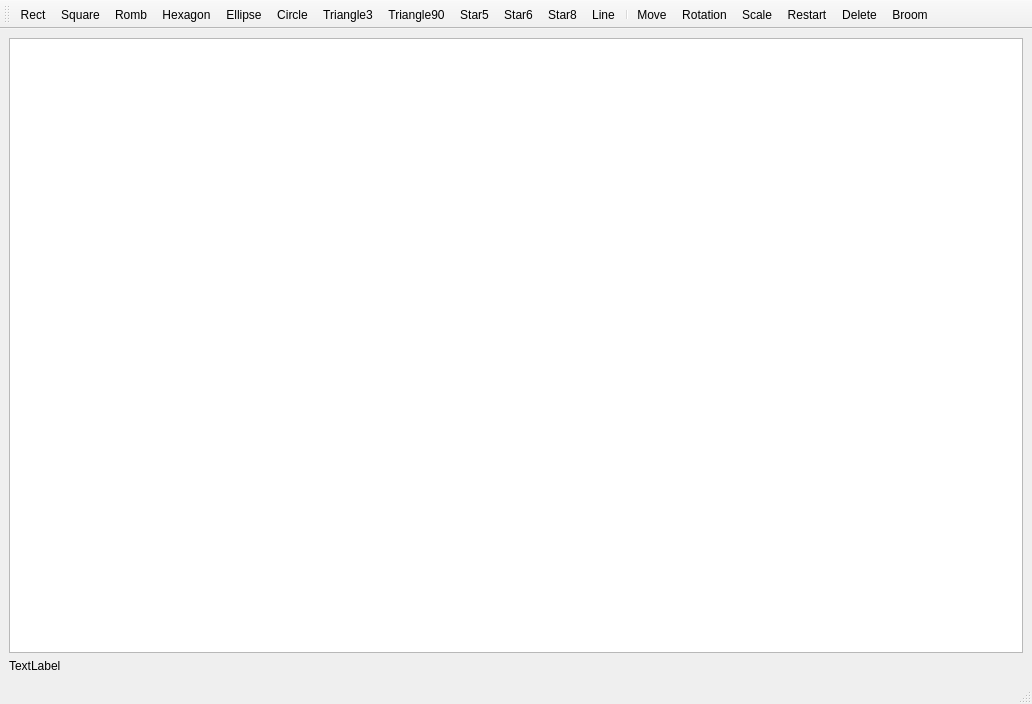
<?xml version="1.0" encoding="UTF-8"?>
<ui version="4.0">
 <class>MainWindow</class>
 <widget class="QMainWindow" name="MainWindow">
  <property name="geometry">
   <rect>
    <x>0</x>
    <y>0</y>
    <width>1032</width>
    <height>704</height>
   </rect>
  </property>
  <property name="windowTitle">
   <string>Paint</string>
  </property>
  <property name="windowIcon">
   <iconset>
    <normaloff>img/1708699880134.ico</normaloff>img/1708699880134.ico</iconset>
  </property>
  <property name="unifiedTitleAndToolBarOnMac">
   <bool>false</bool>
  </property>
  <widget class="QWidget" name="centralwidget">
   <layout class="QGridLayout" name="gridLayout">
    <item row="0" column="0">
     <widget class="QGraphicsView" name="graphicsView"/>
    </item>
    <item row="1" column="0">
     <widget class="QLabel" name="label">
      <property name="text">
       <string>TextLabel</string>
      </property>
     </widget>
    </item>
   </layout>
  </widget>
  <widget class="QStatusBar" name="statusbar"/>
  <widget class="QToolBar" name="toolBar">
   <property name="windowTitle">
    <string>toolBar</string>
   </property>
   <attribute name="toolBarArea">
    <enum>TopToolBarArea</enum>
   </attribute>
   <attribute name="toolBarBreak">
    <bool>false</bool>
   </attribute>
   <addaction name="actionRect"/>
   <addaction name="actionSquare"/>
   <addaction name="actionRomb"/>
   <addaction name="actionHexagon"/>
   <addaction name="actionEllipse"/>
   <addaction name="actionCircle"/>
   <addaction name="actionTriangle3"/>
   <addaction name="actionTriangle90"/>
   <addaction name="actionStar5"/>
   <addaction name="actionStar6"/>
   <addaction name="actionStar8"/>
   <addaction name="actionLine"/>
   <addaction name="separator"/>
   <addaction name="actionMove"/>
   <addaction name="actionRotation"/>
   <addaction name="actionScale"/>
   <addaction name="actionRestart"/>
   <addaction name="actionDelete"/>
   <addaction name="actionBroom"/>
  </widget>
  <action name="actionRect">
   <property name="checkable">
    <bool>true</bool>
   </property>
   <property name="icon">
    <iconset resource="resourse.qrc">
     <normaloff>:/img/img/1708263724802.png</normaloff>:/img/img/1708263724802.png</iconset>
   </property>
   <property name="text">
    <string>Rect</string>
   </property>
   <property name="toolTip">
    <string>Rectangle</string>
   </property>
   <property name="menuRole">
    <enum>QAction::NoRole</enum>
   </property>
  </action>
  <action name="actionSquare">
   <property name="checkable">
    <bool>true</bool>
   </property>
   <property name="icon">
    <iconset resource="resourse.qrc">
     <normaloff>:/img/img/1708263849499.png</normaloff>:/img/img/1708263849499.png</iconset>
   </property>
   <property name="text">
    <string>Square</string>
   </property>
   <property name="menuRole">
    <enum>QAction::NoRole</enum>
   </property>
  </action>
  <action name="actionRomb">
   <property name="checkable">
    <bool>true</bool>
   </property>
   <property name="icon">
    <iconset resource="resourse.qrc">
     <normaloff>:/img/img/1708264518923.png</normaloff>:/img/img/1708264518923.png</iconset>
   </property>
   <property name="text">
    <string>Romb</string>
   </property>
   <property name="menuRole">
    <enum>QAction::NoRole</enum>
   </property>
  </action>
  <action name="actionHexagon">
   <property name="checkable">
    <bool>true</bool>
   </property>
   <property name="icon">
    <iconset resource="resourse.qrc">
     <normaloff>:/img/img/1708289087609.png</normaloff>:/img/img/1708289087609.png</iconset>
   </property>
   <property name="text">
    <string>Hexagon</string>
   </property>
   <property name="toolTip">
    <string>Hexagon</string>
   </property>
   <property name="menuRole">
    <enum>QAction::NoRole</enum>
   </property>
  </action>
  <action name="actionEllipse">
   <property name="checkable">
    <bool>true</bool>
   </property>
   <property name="icon">
    <iconset resource="resourse.qrc">
     <normaloff>:/img/img/1708289543129.png</normaloff>:/img/img/1708289543129.png</iconset>
   </property>
   <property name="text">
    <string>Ellipse</string>
   </property>
   <property name="toolTip">
    <string>Ellipse</string>
   </property>
   <property name="menuRole">
    <enum>QAction::NoRole</enum>
   </property>
  </action>
  <action name="actionCircle">
   <property name="checkable">
    <bool>true</bool>
   </property>
   <property name="icon">
    <iconset resource="resourse.qrc">
     <normaloff>:/img/img/1708264066922.png</normaloff>:/img/img/1708264066922.png</iconset>
   </property>
   <property name="text">
    <string>Circle</string>
   </property>
   <property name="toolTip">
    <string>Circle</string>
   </property>
   <property name="menuRole">
    <enum>QAction::NoRole</enum>
   </property>
  </action>
  <action name="actionTriangle3">
   <property name="checkable">
    <bool>true</bool>
   </property>
   <property name="icon">
    <iconset resource="resourse.qrc">
     <normaloff>:/img/img/1708262878181.png</normaloff>:/img/img/1708262878181.png</iconset>
   </property>
   <property name="text">
    <string>Triangle3</string>
   </property>
   <property name="toolTip">
    <string>Triangle-3</string>
   </property>
   <property name="menuRole">
    <enum>QAction::NoRole</enum>
   </property>
  </action>
  <action name="actionTriangle90">
   <property name="checkable">
    <bool>true</bool>
   </property>
   <property name="icon">
    <iconset resource="resourse.qrc">
     <normaloff>:/img/img/1708262890015.png</normaloff>:/img/img/1708262890015.png</iconset>
   </property>
   <property name="text">
    <string>Triangle90</string>
   </property>
   <property name="menuRole">
    <enum>QAction::NoRole</enum>
   </property>
  </action>
  <action name="actionStar5">
   <property name="checkable">
    <bool>true</bool>
   </property>
   <property name="icon">
    <iconset resource="resourse.qrc">
     <normaloff>:/img/img/1708264768701.png</normaloff>:/img/img/1708264768701.png</iconset>
   </property>
   <property name="text">
    <string>Star5</string>
   </property>
   <property name="toolTip">
    <string>Star-5</string>
   </property>
   <property name="menuRole">
    <enum>QAction::NoRole</enum>
   </property>
  </action>
  <action name="actionStar6">
   <property name="checkable">
    <bool>true</bool>
   </property>
   <property name="icon">
    <iconset resource="resourse.qrc">
     <normaloff>:/img/img/1708264839442.png</normaloff>:/img/img/1708264839442.png</iconset>
   </property>
   <property name="text">
    <string>Star6</string>
   </property>
   <property name="toolTip">
    <string>Star-6</string>
   </property>
   <property name="menuRole">
    <enum>QAction::NoRole</enum>
   </property>
  </action>
  <action name="actionStar8">
   <property name="checkable">
    <bool>true</bool>
   </property>
   <property name="icon">
    <iconset resource="resourse.qrc">
     <normaloff>:/img/img/1708264942133.png</normaloff>:/img/img/1708264942133.png</iconset>
   </property>
   <property name="text">
    <string>Star8</string>
   </property>
   <property name="toolTip">
    <string>Star-8</string>
   </property>
   <property name="menuRole">
    <enum>QAction::NoRole</enum>
   </property>
  </action>
  <action name="actionMove">
   <property name="checkable">
    <bool>true</bool>
   </property>
   <property name="icon">
    <iconset resource="resourse.qrc">
     <normaloff>:/img/img/free-icon-drag-drop-12596584.png</normaloff>:/img/img/free-icon-drag-drop-12596584.png</iconset>
   </property>
   <property name="text">
    <string>Move</string>
   </property>
   <property name="toolTip">
    <string>Move Item</string>
   </property>
   <property name="menuRole">
    <enum>QAction::NoRole</enum>
   </property>
  </action>
  <action name="actionDelete">
   <property name="checkable">
    <bool>true</bool>
   </property>
   <property name="icon">
    <iconset resource="resourse.qrc">
     <normaloff>:/img/img/1708442512972.png</normaloff>:/img/img/1708442512972.png</iconset>
   </property>
   <property name="text">
    <string>Delete</string>
   </property>
   <property name="toolTip">
    <string>Delete item</string>
   </property>
   <property name="menuRole">
    <enum>QAction::NoRole</enum>
   </property>
  </action>
  <action name="actionBroom">
   <property name="checkable">
    <bool>true</bool>
   </property>
   <property name="icon">
    <iconset resource="resourse.qrc">
     <normaloff>:/img/img/1708524572361.png</normaloff>:/img/img/1708524572361.png</iconset>
   </property>
   <property name="text">
    <string>Broom</string>
   </property>
   <property name="toolTip">
    <string>Delete all</string>
   </property>
   <property name="menuRole">
    <enum>QAction::NoRole</enum>
   </property>
  </action>
  <action name="actionRestart">
   <property name="checkable">
    <bool>true</bool>
   </property>
   <property name="icon">
    <iconset resource="resourse.qrc">
     <normaloff>:/img/img/1708526228922.png</normaloff>:/img/img/1708526228922.png</iconset>
   </property>
   <property name="text">
    <string>Restart</string>
   </property>
   <property name="toolTip">
    <string>Restart drawing</string>
   </property>
   <property name="menuRole">
    <enum>QAction::NoRole</enum>
   </property>
  </action>
  <action name="actionRotation">
   <property name="checkable">
    <bool>true</bool>
   </property>
   <property name="icon">
    <iconset resource="resourse.qrc">
     <normaloff>:/img/img/1708536360819.png</normaloff>:/img/img/1708536360819.png</iconset>
   </property>
   <property name="text">
    <string>Rotation</string>
   </property>
   <property name="toolTip">
    <string>Rotation item</string>
   </property>
   <property name="menuRole">
    <enum>QAction::NoRole</enum>
   </property>
  </action>
  <action name="actionScale">
   <property name="checkable">
    <bool>true</bool>
   </property>
   <property name="icon">
    <iconset resource="resourse.qrc">
     <normaloff>:/img/img/368b0b60811931bbd7903b72eb04da24.png</normaloff>:/img/img/368b0b60811931bbd7903b72eb04da24.png</iconset>
   </property>
   <property name="text">
    <string>Scale</string>
   </property>
   <property name="toolTip">
    <string>Scaling item</string>
   </property>
   <property name="menuRole">
    <enum>QAction::NoRole</enum>
   </property>
  </action>
  <action name="actionLine">
   <property name="checkable">
    <bool>true</bool>
   </property>
   <property name="icon">
    <iconset resource="resourse.qrc">
     <normaloff>:/img/img/1708638238299.png</normaloff>:/img/img/1708638238299.png</iconset>
   </property>
   <property name="text">
    <string>Line</string>
   </property>
   <property name="toolTip">
    <string>Line</string>
   </property>
   <property name="menuRole">
    <enum>QAction::NoRole</enum>
   </property>
  </action>
 </widget>
 <resources>
  <include location="resourse.qrc"/>
 </resources>
 <connections/>
</ui>
